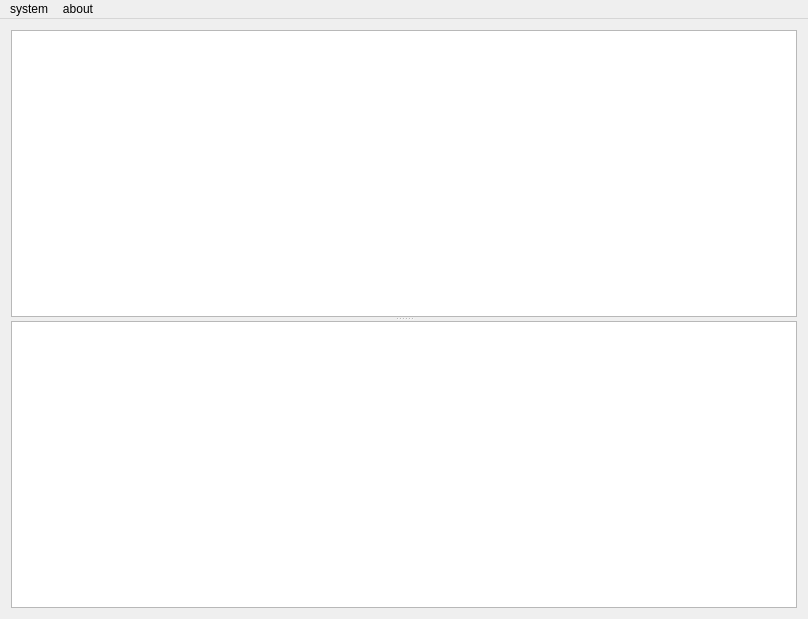
<?xml version="1.0" encoding="UTF-8"?>
<ui version="4.0">
 <class>MainWindow</class>
 <widget class="QMainWindow" name="MainWindow">
  <property name="geometry">
   <rect>
    <x>0</x>
    <y>0</y>
    <width>808</width>
    <height>619</height>
   </rect>
  </property>
  <property name="sizePolicy">
   <sizepolicy hsizetype="Expanding" vsizetype="Expanding">
    <horstretch>0</horstretch>
    <verstretch>0</verstretch>
   </sizepolicy>
  </property>
  <property name="windowTitle">
   <string>MainWindow</string>
  </property>
  <widget class="QWidget" name="centralWidget">
   <property name="sizePolicy">
    <sizepolicy hsizetype="Expanding" vsizetype="Expanding">
     <horstretch>0</horstretch>
     <verstretch>0</verstretch>
    </sizepolicy>
   </property>
   <layout class="QVBoxLayout" name="verticalLayout">
    <item>
     <widget class="QSplitter" name="splitter">
      <property name="orientation">
       <enum>Qt::Vertical</enum>
      </property>
      <widget class="QTableWidget" name="tableWidget">
       <property name="rowCount">
        <number>0</number>
       </property>
      </widget>
      <widget class="QListWidget" name="listWidget"/>
     </widget>
    </item>
   </layout>
  </widget>
  <widget class="QMenuBar" name="menuBar">
   <property name="geometry">
    <rect>
     <x>0</x>
     <y>0</y>
     <width>808</width>
     <height>23</height>
    </rect>
   </property>
   <widget class="QMenu" name="menuSystem">
    <property name="title">
     <string>system</string>
    </property>
    <addaction name="actionStart"/>
    <addaction name="actionStop"/>
    <addaction name="separator"/>
    <addaction name="actionConfig"/>
    <addaction name="separator"/>
    <addaction name="actionQuit"/>
   </widget>
   <widget class="QMenu" name="menuAbout">
    <property name="title">
     <string>about</string>
    </property>
    <addaction name="actionVersion"/>
    <addaction name="separator"/>
    <addaction name="actionInvalidParamCrash"/>
    <addaction name="actionPureCallCrash"/>
    <addaction name="actionDerefZeroCrash"/>
   </widget>
   <addaction name="menuSystem"/>
   <addaction name="menuAbout"/>
  </widget>
  <action name="actionConfig">
   <property name="text">
    <string>config...</string>
   </property>
  </action>
  <action name="actionStart">
   <property name="enabled">
    <bool>true</bool>
   </property>
   <property name="text">
    <string>start...</string>
   </property>
  </action>
  <action name="actionStop">
   <property name="enabled">
    <bool>false</bool>
   </property>
   <property name="text">
    <string>stop</string>
   </property>
  </action>
  <action name="actionVersion">
   <property name="text">
    <string>version</string>
   </property>
  </action>
  <action name="actionQuit">
   <property name="text">
    <string>quit</string>
   </property>
  </action>
  <action name="actionInvalidParamCrash">
   <property name="text">
    <string>InvalidParamCrash</string>
   </property>
  </action>
  <action name="actionPureCallCrash">
   <property name="text">
    <string>PureCallCrash</string>
   </property>
  </action>
  <action name="actionDerefZeroCrash">
   <property name="text">
    <string>DerefZeroCrash</string>
   </property>
  </action>
 </widget>
 <layoutdefault spacing="6" margin="11"/>
 <resources/>
 <connections/>
</ui>
